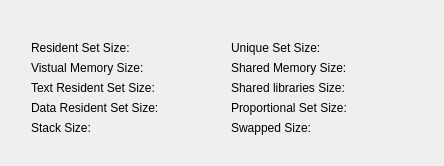
       <widget class="QWidget" name="tab_Memory">
        <attribute name="title">
         <string>Memory</string>
        </attribute>
        <layout class="QHBoxLayout" name="horizontalLayout_3">
         <item>
          <layout class="QHBoxLayout" name="horizontalLayout_2">
           <property name="leftMargin">
            <number>20</number>
           </property>
           <property name="topMargin">
            <number>30</number>
           </property>
           <property name="rightMargin">
            <number>20</number>
           </property>
           <property name="bottomMargin">
            <number>20</number>
           </property>
           <item>
            <layout class="QGridLayout" name="gridLayout_2">
             <item row="6" column="0">
              <spacer name="verticalSpacer">
               <property name="orientation">
                <enum>Qt::Vertical</enum>
               </property>
               <property name="sizeHint" stdset="0">
                <size>
                 <width>20</width>
                 <height>0</height>
                </size>
               </property>
              </spacer>
             </item>
             <item row="4" column="0">
              <widget class="QLabel" name="data_resident_set_size_label">
               <property name="toolTip">
                <string>&lt;html&gt;&lt;head/&gt;&lt;body&gt;&lt;p&gt;The amount of physical memory devoted to other than executable code.&lt;/p&gt;&lt;/body&gt;&lt;/html&gt;</string>
               </property>
               <property name="text">
                <string>Data Resident Set Size:</string>
               </property>
              </widget>
             </item>
             <item row="3" column="0">
              <widget class="QLabel" name="text_resitent_set_size_label">
               <property name="toolTip">
                <string>&lt;html&gt;&lt;head/&gt;&lt;body&gt;&lt;p&gt;The amount of memory devoted to executable code. &lt;/p&gt;&lt;/body&gt;&lt;/html&gt;</string>
               </property>
               <property name="text">
                <string>Text Resident Set Size:</string>
               </property>
              </widget>
             </item>
             <item row="4" column="1">
              <widget class="QLabel" name="data_resident_set_size_value">
               <property name="minimumSize">
                <size>
                 <width>20</width>
                 <height>0</height>
                </size>
               </property>
               <property name="text">
                <string/>
               </property>
               <property name="alignment">
                <set>Qt::AlignRight|Qt::AlignTrailing|Qt::AlignVCenter</set>
               </property>
              </widget>
             </item>
             <item row="1" column="1">
              <widget class="QLabel" name="resident_set_size_value">
               <property name="minimumSize">
                <size>
                 <width>20</width>
                 <height>0</height>
                </size>
               </property>
               <property name="text">
                <string/>
               </property>
               <property name="alignment">
                <set>Qt::AlignRight|Qt::AlignTrailing|Qt::AlignVCenter</set>
               </property>
              </widget>
             </item>
             <item row="2" column="0">
              <widget class="QLabel" name="virtual_memory_size_label">
               <property name="toolTip">
                <string>&lt;html&gt;&lt;head/&gt;&lt;body&gt;&lt;p&gt;This is the total amount of virtual memory used by the process. &lt;/p&gt;&lt;/body&gt;&lt;/html&gt;</string>
               </property>
               <property name="text">
                <string>Vistual Memory Size:</string>
               </property>
              </widget>
             </item>
             <item row="3" column="1">
              <widget class="QLabel" name="text_resitent_set_size_value">
               <property name="minimumSize">
                <size>
                 <width>20</width>
                 <height>0</height>
                </size>
               </property>
               <property name="text">
                <string/>
               </property>
               <property name="alignment">
                <set>Qt::AlignRight|Qt::AlignTrailing|Qt::AlignVCenter</set>
               </property>
              </widget>
             </item>
             <item row="2" column="1">
              <widget class="QLabel" name="virtual_memory_size_value">
               <property name="minimumSize">
                <size>
                 <width>20</width>
                 <height>0</height>
                </size>
               </property>
               <property name="text">
                <string/>
               </property>
               <property name="alignment">
                <set>Qt::AlignRight|Qt::AlignTrailing|Qt::AlignVCenter</set>
               </property>
              </widget>
             </item>
             <item row="1" column="0">
              <widget class="QLabel" name="resident_set_size_label">
               <property name="toolTip">
                <string>&lt;html&gt;&lt;head/&gt;&lt;body&gt;&lt;p&gt;This is the non-swapped physical memory a process has used. &lt;/p&gt;&lt;/body&gt;&lt;/html&gt;</string>
               </property>
               <property name="text">
                <string>Resident Set Size:</string>
               </property>
              </widget>
             </item>
             <item row="5" column="0">
              <widget class="QLabel" name="stack_size_label">
               <property name="text">
                <string>Stack Size:</string>
               </property>
              </widget>
             </item>
             <item row="5" column="1">
              <widget class="QLabel" name="stack_size_value">
               <property name="minimumSize">
                <size>
                 <width>20</width>
                 <height>0</height>
                </size>
               </property>
               <property name="text">
                <string/>
               </property>
               <property name="alignment">
                <set>Qt::AlignRight|Qt::AlignTrailing|Qt::AlignVCenter</set>
               </property>
              </widget>
             </item>
            </layout>
           </item>
           <item>
            <spacer name="horizontalSpacer_3">
             <property name="orientation">
              <enum>Qt::Horizontal</enum>
             </property>
             <property name="sizeType">
              <enum>QSizePolicy::MinimumExpanding</enum>
             </property>
             <property name="sizeHint" stdset="0">
              <size>
               <width>40</width>
               <height>20</height>
              </size>
             </property>
            </spacer>
           </item>
           <item>
            <layout class="QGridLayout" name="gridLayout_3">
             <property name="leftMargin">
              <number>0</number>
             </property>
             <property name="topMargin">
              <number>0</number>
             </property>
             <item row="4" column="1">
              <widget class="QLabel" name="swapped_size_value">
               <property name="minimumSize">
                <size>
                 <width>20</width>
                 <height>0</height>
                </size>
               </property>
               <property name="text">
                <string/>
               </property>
               <property name="alignment">
                <set>Qt::AlignRight|Qt::AlignTrailing|Qt::AlignVCenter</set>
               </property>
              </widget>
             </item>
             <item row="2" column="1">
              <widget class="QLabel" name="shared_libraries_size_value">
               <property name="minimumSize">
                <size>
                 <width>20</width>
                 <height>0</height>
                </size>
               </property>
               <property name="text">
                <string/>
               </property>
               <property name="alignment">
                <set>Qt::AlignRight|Qt::AlignTrailing|Qt::AlignVCenter</set>
               </property>
              </widget>
             </item>
             <item row="3" column="1">
              <widget class="QLabel" name="proportional_set_size_value">
               <property name="minimumSize">
                <size>
                 <width>20</width>
                 <height>0</height>
                </size>
               </property>
               <property name="text">
                <string/>
               </property>
               <property name="alignment">
                <set>Qt::AlignRight|Qt::AlignTrailing|Qt::AlignVCenter</set>
               </property>
              </widget>
             </item>
             <item row="4" column="0">
              <widget class="QLabel" name="swapped_size_label">
               <property name="toolTip">
                <string>&lt;html&gt;&lt;head/&gt;&lt;body&gt;&lt;p&gt;Amount of memory that has been swapped out to disk.&lt;/p&gt;&lt;/body&gt;&lt;/html&gt;</string>
               </property>
               <property name="text">
                <string>Swapped Size:</string>
               </property>
              </widget>
             </item>
             <item row="2" column="0">
              <widget class="QLabel" name="shared_libraries_size_label">
               <property name="toolTip">
                <string>&lt;html&gt;&lt;head/&gt;&lt;body&gt;&lt;p&gt;The memory used by shared libraries.&lt;/p&gt;&lt;/body&gt;&lt;/html&gt;</string>
               </property>
               <property name="text">
                <string>Shared libraries Size:</string>
               </property>
              </widget>
             </item>
             <item row="1" column="0">
              <widget class="QLabel" name="shared_memory_size_label">
               <property name="toolTip">
                <string>&lt;html&gt;&lt;head/&gt;&lt;body&gt;&lt;p&gt; Memory that could be potentially shared with other processes.&lt;/p&gt;&lt;/body&gt;&lt;/html&gt;</string>
               </property>
               <property name="text">
                <string>Shared Memory Size:</string>
               </property>
              </widget>
             </item>
             <item row="1" column="1">
              <widget class="QLabel" name="shared_memory_size_value">
               <property name="minimumSize">
                <size>
                 <width>20</width>
                 <height>0</height>
                </size>
               </property>
               <property name="text">
                <string/>
               </property>
               <property name="alignment">
                <set>Qt::AlignRight|Qt::AlignTrailing|Qt::AlignVCenter</set>
               </property>
              </widget>
             </item>
             <item row="3" column="0">
              <widget class="QLabel" name="proportional_set_size_label">
               <property name="toolTip">
                <string>&lt;html&gt;&lt;head/&gt;&lt;body&gt;&lt;p&gt;The amount of memory shared with other processes, accounted in a way that the amount is divided evenly between the processes that share it. &lt;/p&gt;&lt;/body&gt;&lt;/html&gt;</string>
               </property>
               <property name="text">
                <string>Proportional Set Size:</string>
               </property>
              </widget>
             </item>
             <item row="5" column="0">
              <spacer name="verticalSpacer_2">
               <property name="orientation">
                <enum>Qt::Vertical</enum>
               </property>
               <property name="sizeHint" stdset="0">
                <size>
                 <width>20</width>
                 <height>0</height>
                </size>
               </property>
              </spacer>
             </item>
             <item row="0" column="0">
              <widget class="QLabel" name="unique_set_size_label">
               <property name="toolTip">
                <string>&lt;html&gt;&lt;head/&gt;&lt;body&gt;&lt;p&gt;This is the memory which is unique to a process and which would be freed if the process was terminated right now.&lt;/p&gt;&lt;/body&gt;&lt;/html&gt;</string>
               </property>
               <property name="text">
                <string>Unique Set Size:</string>
               </property>
              </widget>
             </item>
             <item row="0" column="1">
              <widget class="QLabel" name="unique_set_size_value">
               <property name="minimumSize">
                <size>
                 <width>20</width>
                 <height>0</height>
                </size>
               </property>
               <property name="toolTip">
                <string/>
               </property>
               <property name="text">
                <string/>
               </property>
               <property name="alignment">
                <set>Qt::AlignRight|Qt::AlignTrailing|Qt::AlignVCenter</set>
               </property>
              </widget>
             </item>
            </layout>
           </item>
           <item>
            <spacer name="horizontalSpacer">
             <property name="orientation">
              <enum>Qt::Horizontal</enum>
             </property>
             <property name="sizeHint" stdset="0">
              <size>
               <width>40</width>
               <height>20</height>
              </size>
             </property>
            </spacer>
           </item>
          </layout>
         </item>
        </layout>
       </widget>
